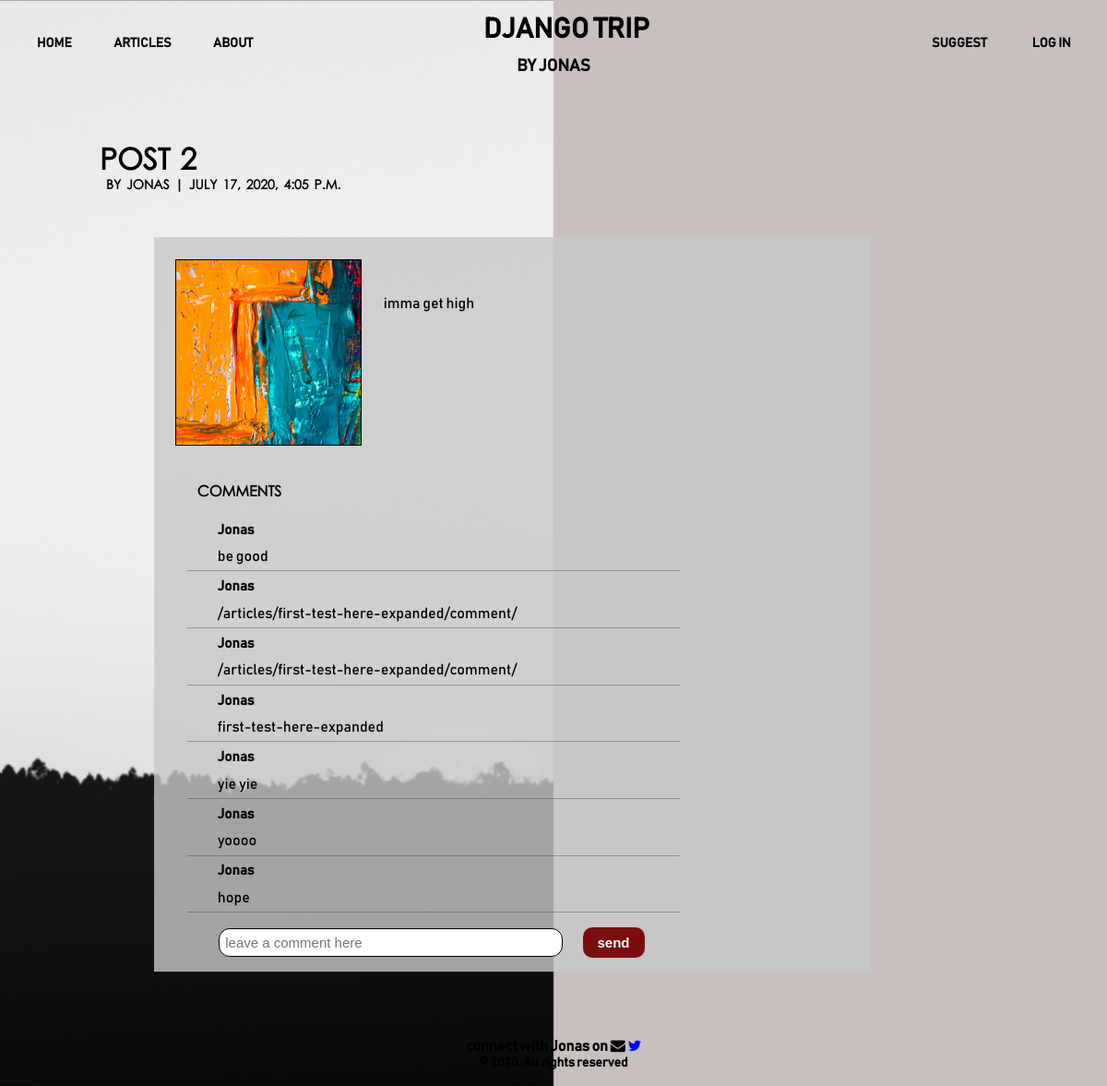
Page /articles/post-2/ on the earlier database version.
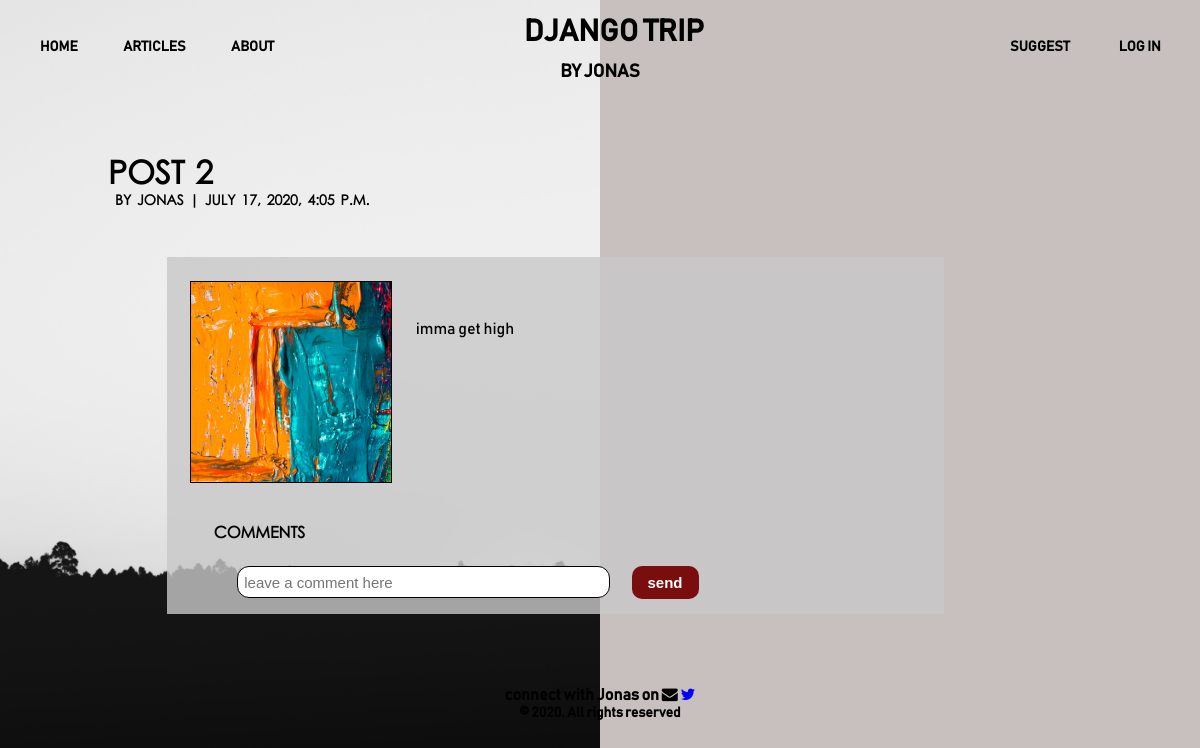
Same page on the later database version.
### articles/models.py (models this page shows, shortened)
class Article(models.Model):
    def author_default():
        return CustomUser.objects.get(username="Jonas").username
    def slug_default():
        return " "
    title = models.CharField(max_length=144)
    description = models.TextField()
    image = models.ImageField()
    body = models.TextField()
    date = models.DateTimeField(auto_now_add=True)
    author = models.CharField(default=author_default, max_length=144)
    slug = models.SlugField(max_length=255, blank=True, default=slug_default)

class Comment(models.Model):
    article = models.ForeignKey(Article, on_delete=models.CASCADE)
    comment = models.CharField(max_length=140)
    author = models.ForeignKey(get_user_model(), on_delete=models.CASCADE)
    def __str__(self):
        return self.comment

### accounts/models.py (models this page shows)
class CustomUser(AbstractUser):
    email = models.EmailField(
        verbose_name="email address", max_length=255, unique=True,
    )
    USERNAME_FIELD = "email"
    REQUIRED_FIELDS = ["username"]

### articles/views.py (the view, shortened to what this page needs)
# urls.py: path("<slug:slug>/", ArticleAndCommentView.as_view(), name="article_detail"),
class ArticleAndCommentView(CreateView):
    template_name = "article_detail.html"
    model = Comment
    fields = ("comment",)
    def get_context_data(self, **kwargs):
        context = super(ArticleAndCommentView, self).get_context_data(**kwargs)
        context["article"] = Article.objects.get(slug=self.kwargs["slug"])
        return context

### templates/article_detail.html (shortened to what this page needs)
{% load static %}
<head>
  <link rel="stylesheet" type="text/css" href="{% static 'css/base.css' %}" />
  <link rel="stylesheet" type="text/css" href="{% static 'css/articles.css' %}" />
  <link rel="stylesheet" href="{% static 'css/font-awesome.min.css' %}" />
</head>
<body style="background-image: url('/static/img/article-detail.png');">
    {% include 'header.html' %}
    <div id='article-detail-main-div'>
        <div id='article-detail-heading-div'>
            <div id='article-title-div'>
                <h1>{{ article.title }}<br><span>by {{ article.author }} | {{ article.date }}</span></h1>
            </div>
        </div>
        <div id='article-body-div'>
            <div class='article-image-div' style="background-image: url({{ article.image.url }});"></div>
            <p class='article-paragraph'>{{ article.body }}</p>
            <p id='comment-intro-paragraph'>COMMENTS</p>
            {% for comment in article.comment_set.all %}
            <div class='comment-div'>
              <div>
                <p class='author-paragraph'>{{ comment.author.username }}</p>
                <p class='comment-paragraph'>{{ comment }}</p>
              </div>
            </div>
            {% endfor %}
            <form method="POST" id='comment-form'>
            <div>
              {% for field in form %}
              <input class="comment-fields"
              id="{{ field.id_for_label }}" maxlength="144"
              name="{{ field.html_name }}" value="{{ field.intial }}"
              type="{{ field.field.widget.input_type }}"
              placeholder="leave a comment here">
              {% endfor %}
              <button type='submit'>send</button>
            </div>
            </form>
        </div>
    </div>
  {% include 'footer.html' %}
</body>
</html>

### templates/header.html
<header>
  <nav>
    <div id="first-half-div">
      <ul>
        <li class="one-half-link"><a href="{% url 'home' %}">HOME</a></li>
        <li class="one-half-link"><a href="{% url 'articles_list' %}">ARTICLES</a></li>
        <li class="one-half-link"><a href="{% url 'about' %}">ABOUT</a></li>
      </ul>
    </div>
    <div id="logo-div">
      <a href="{% url 'home' %}"> DJANGO TRIP<br /><span> BY JONAS</span> </a>
    </div>
    <div id="second-half-div">
      <ul>
        <li class="two-half-link"><a href="{% url 'suggest' %}">SUGGEST</a></li>
        {% if user.is_authenticated%}
        <li class="two-half-link"><a href="{% url 'logout' %}">LOG OUT</a></li>
        {% else %}
        <li class="two-half-link"><a href="{% url 'login' %}">LOG IN</a></li>
        {% endif %}
      </ul>
    </div>
  </nav>
</header>

### templates/footer.html
<footer>
  <div>
    <p>
      connect with Jonas on <a href="{}"><i class="fa fa-envelope"></i></a>
      <a href="{}"><i class="fa fa-twitter" id="twitter"></i></a><br />
      <span id="copright-paragraph">&copy; 2020. All rights reserved</span>
    </p>
  </div>
</footer>

### static/css/base.css (style rules this page uses)
body { padding: 0; margin: 0; font-family: "Bahnschrift"; background-size: cover; background-position: center; }
header { margin-bottom: 2%; }
header nav { display: flex; justify-content: space-between; margin-top: 1%; }
header nav div { width: 33%; }
header nav div ul { list-style: none; }
header nav div ul li { display: inline-block; margin: 5%; }
header nav div ul li a { text-decoration: none; font-weight: bold; font-size: 14px; color: black; transition: 0.6s; }
#first-half-div ul li { margin: 3% 12% 0 0; }
#second-half-div ul { text-align: right; }
#second-half-div ul li { margin: 3% 11% 0 2%; }
#logo-div { text-align: center; }
#logo-div a { text-decoration: none; color: black; font-size: 30px; font-weight: bold; line-height: 40px; margin-left: 7%; }
#logo-div a span { font-size: 18px; }
footer { margin-top: 3%; }
footer div { text-align: center; }
footer div p { font-size: 16px; font-weight: bold; }
footer div p a { text-decoration: none; color: black; }
#twitter { color: blue; }
#copright-paragraph { font-size: 14px; }

### static/css/articles.css (style rules this page uses)
#article-list-main-div, #article-detail-main-div { max-width: 90%; margin: auto; min-height: 455px; margin-bottom: 8%; }
#article-detail-main-div { max-width: 82%; margin-top: 5%; margin-bottom: 6%; }
#article-detail-heading-div { display: flex; justify-content: space-between; margin-bottom: 5%; }
#article-title-div { width: 70%; }
#article-title-div h1 { margin: 0; text-transform: uppercase; font-family: "Century_Gothic_Regular"; word-spacing: 2px; }
#article-title-div h1 span { font-size: 14px; margin-left: 1%; }
#article-body-div { background-color: rgba(200, 200, 200, 0.8); border: none; margin: 0% 15% 1% 6%; overflow: hidden; }
.article-image-div { width: 200px; height: 200px; background-position: center; background-size: cover; background-repeat: no-repeat; border: 1px solid black; float: left; margin: 3%; }
.article-paragraph { padding: 6% 6% 3%6%; }
#comment-intro-paragraph { padding: 0% 6% 1% 6%; font-family: "Century_Gothic_Regular"; font-weight: 700; }
#comment-form { margin: 2% 12% 2% 9%; width: 80% }
#comment-form input { border: 1px solid black; border-radius: 12px; font-size: 15px; padding: 1%; width: 60%; }
#comment-form button { margin-left: 3%; border: 1px solid transparent; border-radius: 10px; padding: 7px 15px; color: white; font-weight: 700; background-color: #7a0e0e; transition: 0.6s; cursor: pointer; font-size: 15px; }

Differences in the rows shown:
removed Comment: author.username "Jonas", comment "be good"
removed Comment: author.username "Jonas", comment "/articles/first-test-here-expanded/comment/"
removed Comment: author.username "Jonas", comment "/articles/first-test-here-expanded/comment/"
removed Comment: author.username "Jonas", comment "first-test-here-expanded"
removed Comment: author.username "Jonas", comment "yie yie"
removed Comment: author.username "Jonas", comment "yoooo"
removed Comment: author.username "Jonas", comment "hope"
